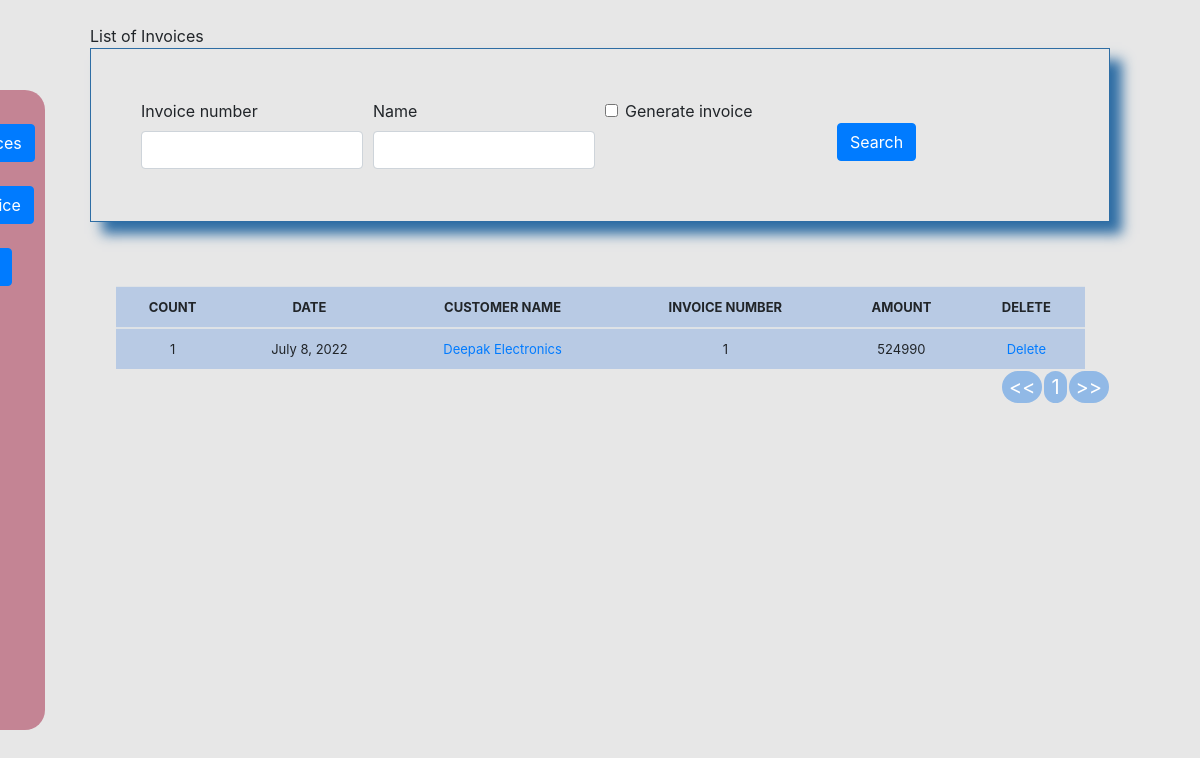
/invoice/list_invoice/ (signed in), run on the app's committed database.
### invoicecemgmt/models.py (models this page shows, shortened)
class Invoice(models.Model):
	comments = models.TextField(max_length=3000, default='', blank=True, null=True)
	invoice_number = models.IntegerField(blank=True, primary_key=True)
	invoice_date = models.DateField(auto_now_add=False, auto_now=False, blank=True, null=True)
	name = models.CharField('Customer Name', max_length=120, default='', blank=True, null=True)
	line_one = models.ForeignKey(Inventory, on_delete=models.CASCADE, related_name='+', verbose_name="Line 1", blank=True, default='', null=True)
	line_one_quantity = models.IntegerField('Quantity', default=0, blank=True, null=True)
	line_one_unit_price = models.IntegerField('Unit Price(₹)', default=0, blank=True, null=True)
	line_one_total_price = models.IntegerField('Line Total(₹)', default=0, blank=True, null=True)
	line_two = models.ForeignKey(Inventory, on_delete=models.CASCADE, related_name='+',  verbose_name="Line 2", blank=True, default='', null=True)
	line_two_quantity = models.IntegerField('Quantity', default=0, blank=True, null=True)
	line_two_unit_price = models.IntegerField('Unit Price(₹)', default=0, blank=True, null=True)
	line_two_total_price = models.IntegerField('Line Total(₹)', default=0, blank=True, null=True)
	line_three = models.ForeignKey(Inventory, on_delete=models.CASCADE, related_name='+',  verbose_name="Line 3", blank=True, default='', null=True)
	line_three_quantity = models.IntegerField('Quantity', default=0, blank=True, null=True)
	line_three_unit_price = models.IntegerField('Unit Price(₹)', default=0, blank=True, null=True)
	line_three_total_price = models.IntegerField('Line Total(₹)', default=0, blank=True, null=True)
	line_four = models.ForeignKey(Inventory, on_delete=models.CASCADE,related_name='+',  verbose_name="Line 4", blank=True, default='', null=True)
	line_four_quantity = models.IntegerField('Quantity', default=0, blank=True, null=True)
	line_four_unit_price = models.IntegerField('Unit Price(₹)', default=0, blank=True, null=True)
	line_four_total_price = models.IntegerField('Line Total(₹)', default=0, blank=True, null=True)
	line_five = models.ForeignKey(Inventory, on_delete=models.CASCADE, related_name='+',  verbose_name="Line 5", blank=True, default='', null=True)
	line_five_quantity = models.IntegerField('Quantity', default=0, blank=True, null=True)
	line_five_unit_price = models.IntegerField('Unit Price(₹)', default=0, blank=True, null=True)
	line_five_total_price = models.IntegerField('Line Total(₹)', default=0, blank=True, null=True)
	line_six = models.ForeignKey(Inventory, on_delete=models.CASCADE, related_name='+',  verbose_name="Line 6", blank=True, default='', null=True)
	line_six_quantity = models.IntegerField('Quantity', default=0, blank=True, null=True)
	line_six_unit_price = models.IntegerField('Unit Price(₹)', default=0, blank=True, null=True)
	line_six_total_price = models.IntegerField('Line Total(₹)', default=0, blank=True, null=True)
	line_seven = models.ForeignKey(Inventory, on_delete=models.CASCADE, related_name='+',  verbose_name="Line 7", blank=True, default='', null=True)
	line_seven_quantity = models.IntegerField('Quantity', default=0, blank=True, null=True)
	line_seven_unit_price = models.IntegerField('Unit Price(₹)', default=0, blank=True, null=True)
	line_seven_total_price = models.IntegerField('Line Total(₹)', default=0, blank=True, null=True)
	line_eight = models.ForeignKey(Inventory, on_delete=models.CASCADE, related_name='+',  verbose_name="Line 8", blank=True, default='', null=True)
	line_eight_quantity = models.IntegerField('Quantity', default=0, blank=True, null=True)
	line_eight_unit_price = models.IntegerField('Unit Price(₹)', default=0, blank=True, null=True)
	line_eight_total_price = models.IntegerField('Line Total(₹)', default=0, blank=True, null=True)
	line_nine = models.ForeignKey(Inventory, on_delete=models.CASCADE, related_name='+',  verbose_name="Line 9", blank=True, default='', null=True)
	line_nine_quantity = models.IntegerField('Quantity', default=0, blank=True, null=True)
	line_nine_unit_price = models.IntegerField('Unit Price(₹)', default=0, blank=True, null=True)
	line_nine_total_price = models.IntegerField('Line Total(₹)', default=0, blank=True, null=True)
	line_ten = models.ForeignKey(Inventory, on_delete=models.CASCADE, related_name='+',  verbose_name="Line 10", blank=True, default='', null=True)
	line_ten_quantity = models.IntegerField('Quantity', default=0, blank=True, null=True)
	line_ten_unit_price = models.IntegerField('Unit Price(₹)', default=0, blank=True, null=True)
	line_ten_total_price = models.IntegerField('Line Total(₹)', default=0, blank=True, null=True)
	phone_number = models.CharField(max_length=120, default='', blank=True, null=True)
	total = models.IntegerField(default='0', blank=True, null=True)
	balance = models.IntegerField(default='0', blank=True, null=True)
	timestamp = models.DateTimeField(auto_now_add=True, auto_now=False)
	last_updated = models.DateTimeField(auto_now_add=False, auto_now=True, blank=True)
	paid = models.BooleanField(default=False)
	invoice_type_choice = (
	('Invoice', 'Invoice'),
	('Receipt', 'Receipt'),
	)
	invoice_type = models.CharField(max_length=50, blank=True, null=True, choices=invoice_type_choice)

### invoicecemgmt/views.py (the view, shortened to what this page needs)
# urls.py: path('list_invoice/', views.list_invoice, name='list_invoice'),
@login_required
def list_invoice(request):
    title = 'List of Invoices'
    queryset = Invoice.objects.all()
    form = InvoiceSearchForm(request.POST or None)
    context = {
    "title": title,
    "queryset": queryset,
    "form":form,
    }
    if request.method == 'POST':
           queryset = Invoice.objects.filter(invoice_number__icontains=form['invoice_number'].value(),name__icontains=form['name'].value())
    context = {
    "form": form,
    "title": title,
    "queryset": queryset,
    }
    return render(request, "list_invoice.html", context)

### invoicecemgmt/forms.py
class InvoiceSearchForm(forms.Form):
	generate_invoice = forms.BooleanField(required=False)
	invoice_number = forms.CharField(max_length=100, required=False)
	name = forms.CharField(max_length=100, required=False)

### djangoproject/templates/list_invoice.html (shortened to what this page needs)
{% load static %}
{% load crispy_forms_tags %}
{% include 'navbar.html' %}
<!DOCTYPE html>
<html>
<head>
	<link rel="stylesheet" type="text/css" href="https://stackpath.bootstrapcdn.com/bootstrap/4.5.2/css/bootstrap.min.css">
	<link href="{% static 'css/stylesheet.css' %}" rel="stylesheet">
	<link href="{% static 'js/jquery-ui-1.12.1/jquery-ui.min.css' %}" rel="stylesheet">
	<link href="{% static 'js/jquery-ui-1.12.1/jquery-ui.structure.min.css' %}" rel="stylesheet">
	<link href="{% static 'js/jquery-ui-1.12.1/jquery-ui.structure.css' %}" rel="stylesheet">
	<link href="{% static 'js/jquery-ui-1.12.1/jquery-ui.theme.min.css' %}" rel="stylesheet">
	<link href="{% static 'js/jquery-ui-1.12.1/jquery-ui.min.js' %}" rel="stylesheet">
	<link href="{% static 'js/jquery-ui-1.12.1/jquery-ui.theme.css' %}" rel="stylesheet">
</head>
<body>
	<div class='main-container'>
		{{title}}
		<div class="myForm">
			<form method='POST' action=''>{% csrf_token %}
				<div class="row">
					<div class='col-sm-12'>
						<div class="form-row">
							<div class="form-group col-md-3">
								{{ form.invoice_number|as_crispy_field }}
							</div>
							<div class="form-group col-md-3">
								{{ form.name|as_crispy_field }}
							</div>
							<div class="form-group col-md-3">
								{{ form.generate_invoice|as_crispy_field }}
							</div>
							<div class="form-group col-md-3">
								<br>
								<button type="submit" class="btn btn-primary">Search</button>
							</div>
						</div>
					</div>
				</div>
			</form>
		</div>
		<br><br>
		<table class='table'>
			<thead>
				<tr>
					<th>COUNT</th>
					<th>DATE</th>
					<th>CUSTOMER NAME</th>
					<th>INVOICE NUMBER</th>
					<th>AMOUNT</th>
					<th>DELETE</th>
				</tr>
			</thead>
			{% for instance in queryset %}
			<tr>
				<td>{{forloop.counter}}</td>
				<td>{{instance.invoice_date}}</td>
				<td><a href="{% url 'update_invoice' instance.pk %}">{{instance.name}}</a></td>
				<td>{{instance.invoice_number}}</td>
				<td>{{instance.total}}</td>
				<td><a href="{% url 'delete_invoice' instance.pk %}">Delete</a></td>
			</tr>
			{% endfor %}
		</table>
	</div>
</body>
</html>

### djangoproject/static/css/stylesheet.css (style rules this page uses)
body { background-color: #e7e7e7!important; }
.main-container { width: 85%; margin: auto; }
.table { font-size: 13px; text-align: center; width: 95%; margin: auto; text-align: center; }
.myForm form { box-shadow: 10px 10px 10px; box-shadow: 12px 12px 12px #2e6da4; border: 1px solid #2e6da4; padding: 50px; padding-bottom: 20px; }
.table tr:nth-child(odd) { background: #B8CAE4 }

### data on the page
Invoice: invoice_date "July 8, 2022", name "Deepak Electronics", invoice_number "1", total "524990"

### other printed values
{{ title }} "List of Invoices"
